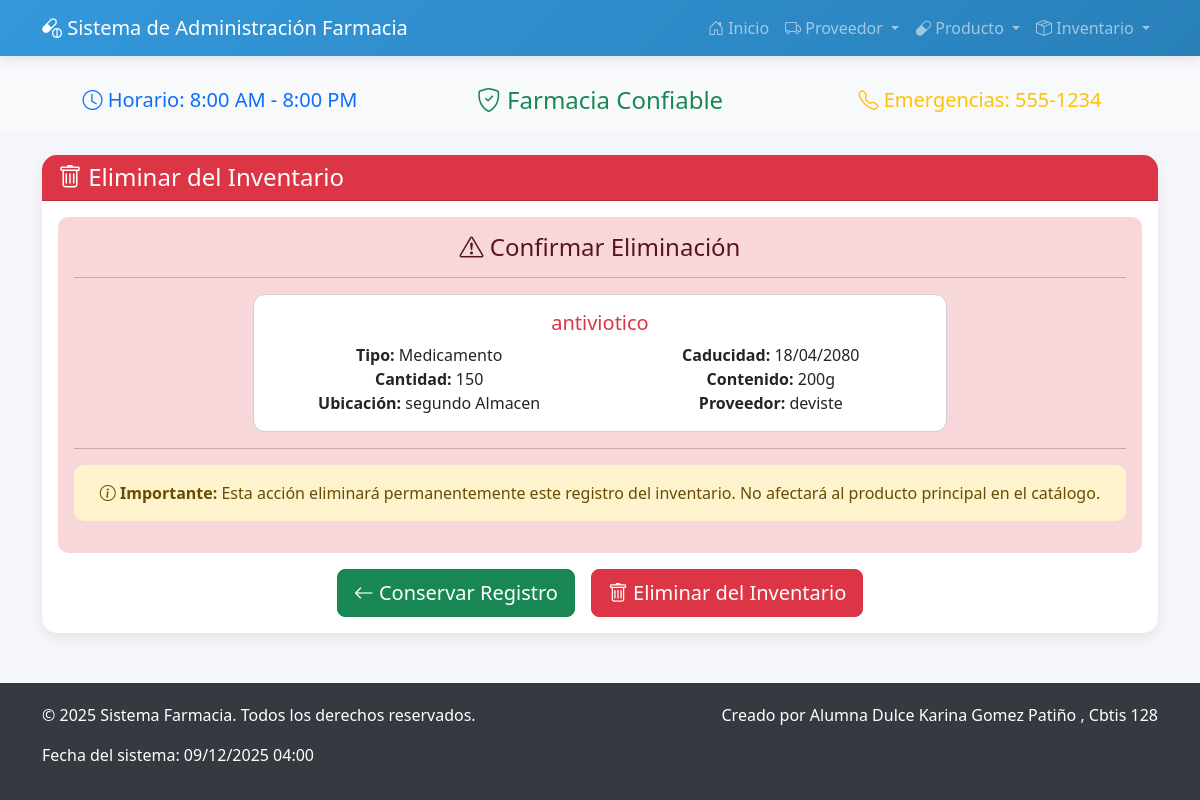
The page /inventario/borrar/1/ on the database its author committed.
### FARMACIAAAAA/app_Farmacia/models.py (models this page shows, shortened)
class Inventario(models.Model):
    producto = models.ForeignKey(Producto, on_delete=models.CASCADE, related_name='inventarios')
    nombre = models.CharField(max_length=100)
    tipo = models.CharField(max_length=50)
    foto = models.ImageField(upload_to='productos/', blank=True, null=True)
    proveedor = models.ForeignKey(Proveedor, on_delete=models.CASCADE, related_name='inventarios')
    fecha_caducidad = models.DateField()
    contenido = models.CharField(max_length=100)
    cantidad = models.PositiveIntegerField(default=0)
    ubicacion = models.CharField(max_length=50, default="Almacén Principal")

class Proveedor(models.Model):
    nombre = models.CharField(max_length=100)
    direccion = models.TextField()
    telefono = models.CharField(max_length=15)
    email = models.EmailField()
    rfc = models.CharField(max_length=13)
    fecha_registro = models.DateField(auto_now_add=True)
    activo = models.BooleanField(default=True)

### FARMACIAAAAA/app_Farmacia/views.py (the view)
# urls.py: path('inventario/borrar/<int:id>/', views.borrar_inventario, name='borrar_inventario'),
def borrar_inventario(request, id):
    inventario = get_object_or_404(Inventario, id=id)
    if request.method == 'POST':
        inventario.delete()
        return redirect('ver_inventarios')
    return render(request, 'inventario/borrar_inventario.html', {'inventario': inventario})

### FARMACIAAAAA/app_Farmacia/templates/inventario/borrar_inventario.html (shortened to what this page needs)
{% extends 'base.html' %}
{% block content %}
<div class="card card-custom">
    <div class="card-header bg-danger text-white">
        <h4 class="mb-0">
            <i class="bi bi-trash"></i> Eliminar del Inventario
        </h4>
    </div>
    <div class="card-body text-center">
        <div class="alert alert-danger" role="alert">
            <h4 class="alert-heading">
                <i class="bi bi-exclamation-triangle"></i> Confirmar Eliminación
            </h4>
            <hr>
            <div class="row justify-content-center">
                <div class="col-md-8">
                    <div class="card">
                        <div class="card-body">
                            <h5 class="card-title text-danger">{{ inventario.nombre }}</h5>
                            <div class="row">
                                <div class="col-md-6">
                                    <p class="card-text">
                                        <strong>Tipo:</strong> {{ inventario.tipo }}<br>
                                        <strong>Cantidad:</strong> {{ inventario.cantidad }}<br>
                                        <strong>Ubicación:</strong> {{ inventario.ubicacion }}
                                    </p>
                                </div>
                                <div class="col-md-6">
                                    <p class="card-text">
                                        <strong>Caducidad:</strong> {{ inventario.fecha_caducidad|date:"d/m/Y" }}<br>
                                        <strong>Contenido:</strong> {{ inventario.contenido }}<br>
                                        <strong>Proveedor:</strong> {{ inventario.proveedor.nombre }}
                                    </p>
                                </div>
                            </div>
                        </div>
                    </div>
                </div>
            </div>
            <hr>
            <div class="alert alert-warning">
                <i class="bi bi-info-circle"></i>
                <strong>Importante:</strong> Esta acción eliminará permanentemente este registro del inventario.
                No afectará al producto principal en el catálogo.
            </div>
        </div>
        <form method="POST">
            <div class="d-flex justify-content-center gap-3">
                <a href="{% url 'ver_inventarios' %}" class="btn btn-success btn-lg">
                    <i class="bi bi-arrow-left"></i> Conservar Registro
                </a>
                <button type="submit" class="btn btn-danger btn-lg">
                    <i class="bi bi-trash"></i> Eliminar del Inventario
                </button>
            </div>
        </form>
    </div>
</div>
{% endblock %}

### FARMACIAAAAA/app_Farmacia/templates/base.html (style rules this page uses)
.card { border-radius: 12px; overflow: hidden; }
.alert { border-radius: 10px; border: none; }
:root { --primary-color: #3498db; --secondary-color: #2ecc71; --accent-color: #e74c3c; --light-color: #f8f9fa; --dark-color: #343a40; }
body { background-color: #f5f7fa; font-family: 'Segoe UI', Tahoma, Geneva, Verdana, sans-serif; padding-top: 70px; }
.card-custom { border: none; border-radius: 15px; box-shadow: 0 5px 15px rgba(0,0,0,0.08); transition: transform 0.3s; }

### rows shown on the page
Inventario: nombre "antiviotico", tipo "Medicamento", cantidad "150", ubicacion "segundo Almacen", fecha_caducidad "18/04/2080", contenido "200g", proveedor.nombre "deviste"
